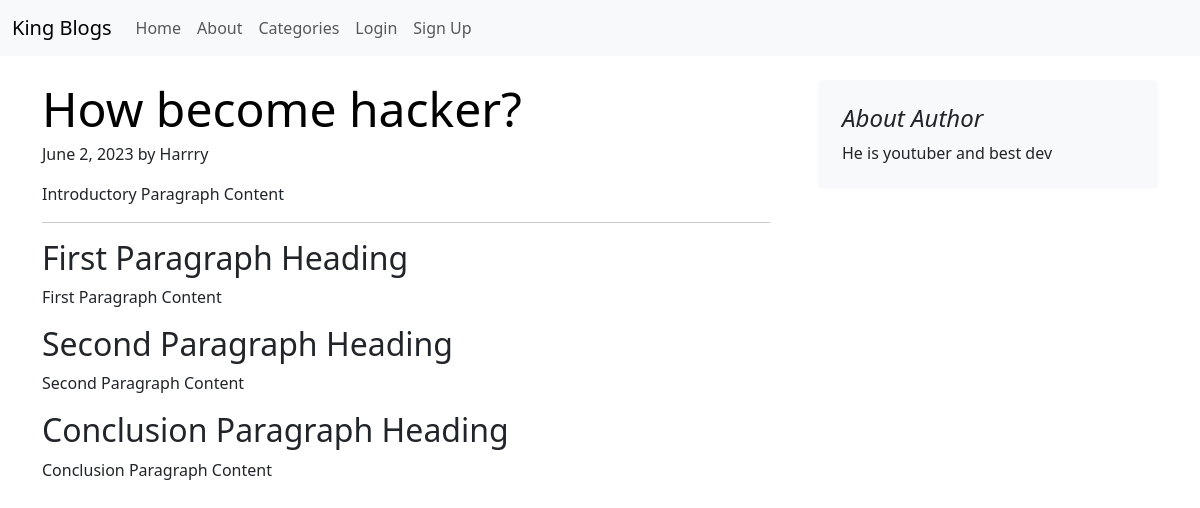
The page /blogpost/3 on the database its author committed.
### blog/models.py (models this page shows)
class Blogpost(models.Model):
    catChoices = (
        ('1','General'),
        ('2','Technology'),
        ('3','Food'),
        ('4','Education and Facts'),
        ('5','GK'),
        ('6','News'),
        ('7','Gaming'),
        ('8','Entertainment and Movies'),
        ('9','Sports'),
        ('10','Lifestyle'),
        ('11','Travel'),
        ('12','Art and Design'),
        ('13','Music'),
        ('14','Finance'),
        ('15','Photography'),
        ('16','Health and Fitness'),
    )
    post_id = models.AutoField(primary_key=True)
    title = models.CharField(max_length=50)
    cintrohead = models.CharField(max_length=5000, default="")
    head1 = models.CharField(max_length=500, default="")
    chead1 = models.CharField(max_length=5000, default="")
    head2 = models.CharField(max_length=500, default="")
    chead2 = models.CharField(max_length=5000, default="")
    con = models.CharField(max_length=500, default="")
    ccon = models.CharField(max_length=5000, default="")
    category =  models.CharField(max_length=100, default="1", choices=catChoices)
    pub_date = models.DateField()
    author_name = models.CharField(max_length=50, default="")
    author_info = models.CharField(max_length=200, default="")
    def __str__(self):
        return self.title

### blog/views.py (the view)
# urls.py: path("blogpost/<int:id>", views.blogpost, name="BlogPost")
def blogpost(request, id):
    post = Blogpost.objects.filter(post_id = id)[0]
    print(post)
    return render(request, 'blogpost.html',
                  {'post':post})

### templates/blogpost.html (shortened to what this page needs)
{% extends 'base.html' %}
{% block body %}
    <div class="container mt-4">
        <div class="row g-5">
            <div class="col-md-8">
              <article class="blog-post">
                <h2 class="display-5 link-body-emphasis mb-1">{{post.title}}</h2>
                <p class="blog-post-meta">{{post.pub_date}} by {{post.author_name}}</p>
                <p>{{post.cintrohead}} </p>
                <hr>
                <h2>{{post.head1}}</h2>
                <p>{{post.chead1}}</p>
                <h2>{{post.head2}}</h2>
                <p>{{post.chead2}}</p>
                <h2>{{post.con}}</h2>
                <p>{{post.ccon}}</p>
              </article>
           </div>
            <div class="col-md-4">
              <div class="position-sticky" style="top: 2rem;">
                <div class="p-4 mb-3 bg-body-tertiary rounded">
                  <h4 class="fst-italic">About Author</h4>
                  <p class="mb-0">{{post.author_info}}</p>
                </div>
              </div>
            </div>
          </div>
    </div>
{% endblock body %}

### rows shown on the page
Blogpost: title "How become hacker?", pub_date "June 2, 2023", author_name "Harrry", cintrohead "Introductory Paragraph Content", head1 "First Paragraph Heading", chead1 "First Paragraph Content", head2 "Second Paragraph Heading", chead2 "Second Paragraph Content", con "Conclusion Paragraph Heading", ccon "Conclusion Paragraph Content", author_info "He is youtuber and best dev"
